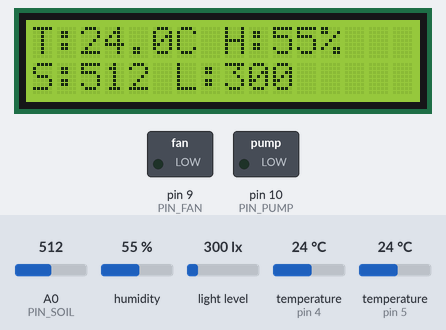
Recording of a program running on a simulated Arduino Uno, built with avr-gcc and run on an emulated ATmega328P. On the bench: 16×2 character LCD, switched loads named in the program (green lamp = pin HIGH). Inputs (shaded band) come from the test bench; at power-on: humidity 55 %, A0 (PIN_SOIL) = 512, light level 300 lx, temperature (sensors on pin 4, pin 5) 24 °C. Pins used as bus, display or sensor lines are not drawn; what the program prints to the serial monitor is not drawn.

Above: at 4.3 s.
4.4 s: humidity set to 77 %
At 9.1 s:
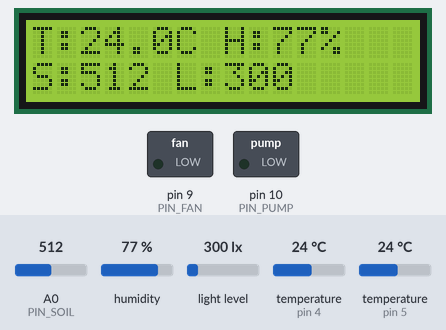
9.4 s: humidity set to 81 %
At 12.4 s:
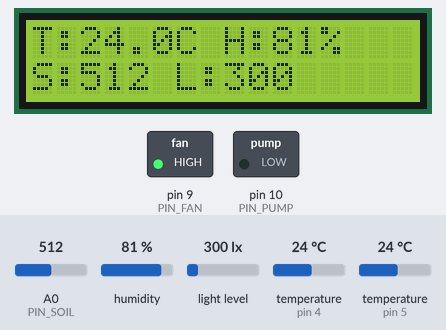
13.4 s: A0 (PIN_SOIL) set to 466
At 14.9 s:
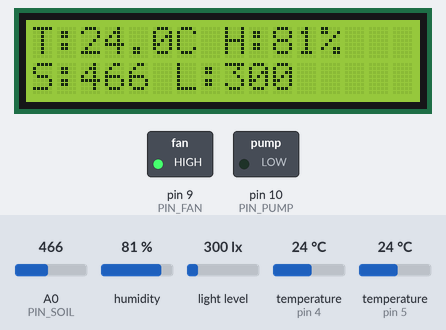
16.2 s: A0 (PIN_SOIL) set to 436
At 19.1 s:
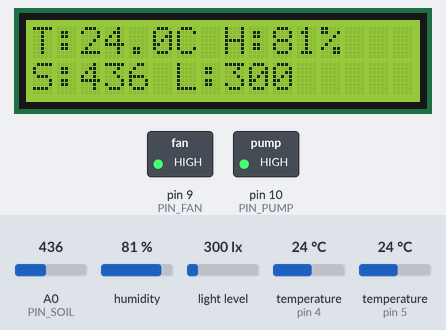
19.4 s: humidity set to 77 %
At 25.1 s:
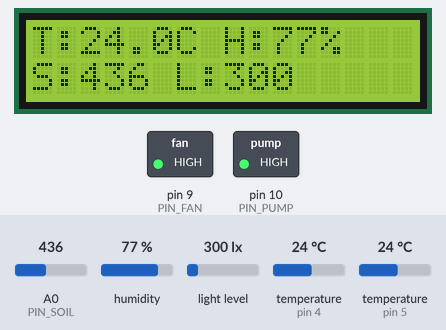
25.4 s: humidity set to 74 %
At 28.2 s:
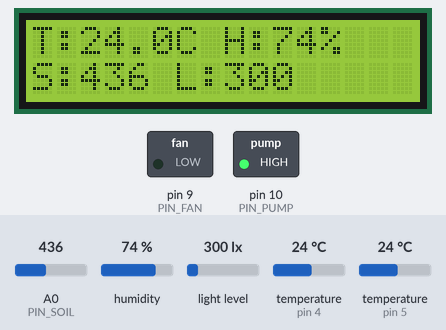
Timing chart, 0 to 51.4 s (numbered marks = the images above; inputs shaded):
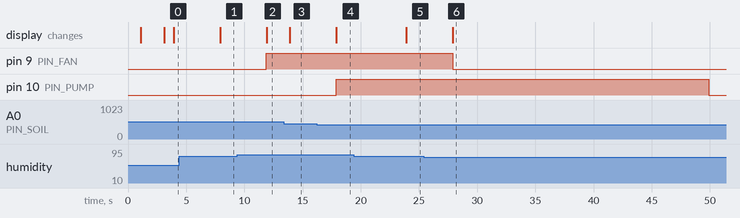

Measured:
- the behaviour switches between 79 and 80 % on humidity (found by bisection; images 1 and 2)
- the behaviour switches between 451 and 450 on A0 (PIN_SOIL) (found by bisection; images 3 and 4)
- the behaviour switches between 76 and 75 % on humidity (found by bisection; images 5 and 6)
- after the input at 4.4 s, the display: changes after 3.5 s (image 1)
- after the input at 9.4 s, pin 9 (PIN_FAN): LOW → HIGH after 2.5 s; the display: changes after 2.5 s (image 2)
- after the input at 13.4 s, the display: changes after 0.51 s (image 3)
- after the input at 16.2 s, pin 10 (PIN_PUMP): LOW → HIGH after 1.7 s; the display: changes after 1.7 s (image 4)
- after the input at 19.4 s, the display: changes after 4.5 s (image 5)
- after the input at 25.4 s, pin 9 (PIN_FAN): HIGH → LOW after 2.5 s; the display: changes after 2.5 s (image 6)

The program:

main.cpp
```cpp
#include <Arduino.h>
#include <Wire.h>
#include <DHT.h>
#include <OneWire.h>
#include <DallasTemperature.h>
#include <BH1750.h>
#include <LiquidCrystal_I2C.h>
#include "config.h"

// ==== Sensors ====
#define DHTTYPE DHT22
DHT dht(PIN_DHT, DHTTYPE);
OneWire oneWire(PIN_ONEWIRE);
DallasTemperature ds18b20(&oneWire);
BH1750 lightMeter(BH1750_ADDRESS);
LiquidCrystal_I2C lcd(LCD_ADDRESS, LCD_COLUMNS, LCD_ROWS);

// ==== State ====
bool fanOn  = false;
bool pumpOn = false;
bool growOn = false;
uint32_t pumpStartMs = 0;
uint32_t lastSensorRead = 0;
uint32_t lastDisplayUpdate = 0;

// ==== Sensor status ====
bool dhtValid = false;
bool ds18b20Valid = false;
bool lightMeterValid = false;
bool lcdValid = false;

// ==== Last valid readings ====
float lastValidTemp = 0.0;
float lastValidHumidity = 0.0;
float lastValidSoilTemp = 0.0;
uint16_t lastValidLux = 0;
int lastValidSoil = 0;

// ==== Control functions ====
void setFan(bool on) {
  if (fanOn != on) {
    fanOn = on;
    digitalWrite(PIN_FAN, on ? HIGH : LOW);
    Serial.print(F("Fan: ")); Serial.println(on ? F("ON") : F("OFF"));
  }
}

void setPump(bool on) {
  if (on && !pumpOn) {
    pumpStartMs = millis();
    Serial.println(F("Pump: START"));
  }
  if (!on && pumpOn) {
    Serial.println(F("Pump: STOP"));
  }
  pumpOn = on;
  digitalWrite(PIN_PUMP, on ? HIGH : LOW);
}

void setGrow(bool on) {
  if (growOn != on) {
    growOn = on;
    digitalWrite(PIN_GROW, on ? HIGH : LOW);
    Serial.print(F("Grow light: ")); Serial.println(on ? F("ON") : F("OFF"));
  }
}

// ==== Sensor reading functions ====
bool readDHT(float &temp, float &humidity) {
  temp = dht.readTemperature();
  humidity = dht.readHumidity();

  if (isnan(temp) || isnan(humidity)) {
    dhtValid = false;
    return false;
  }

  // Validate reasonable ranges
  if (temp < MIN_TEMP || temp > MAX_TEMP || humidity < MIN_HUMIDITY || humidity > MAX_HUMIDITY) {
    dhtValid = false;
    return false;
  }

  dhtValid = true;
  lastValidTemp = temp;
  lastValidHumidity = humidity;
  return true;
}

bool readDS18B20(float &temp) {
  ds18b20.requestTemperatures();
  temp = ds18b20.getTempCByIndex(0);

  if (temp == DEVICE_DISCONNECTED_C) {
    ds18b20Valid = false;
    return false;
  }

  // Validate reasonable range
  if (temp < MIN_SOIL_TEMP || temp > MAX_SOIL_TEMP) {
    ds18b20Valid = false;
    return false;
  }

  ds18b20Valid = true;
  lastValidSoilTemp = temp;
  return true;
}

bool readLightMeter(uint16_t &lux) {
  lux = lightMeter.readLightLevel();

  if (lux == 0xFFFF) { // Error reading
    lightMeterValid = false;
    return false;
  }

  lightMeterValid = true;
  lastValidLux = lux;
  return true;
}

bool readSoilMoisture(int &soilRaw) {
  soilRaw = analogRead(PIN_SOIL);

  // Validate reasonable range (0-1023 for 10-bit ADC)
  if (soilRaw < MIN_ADC_VALUE || soilRaw > MAX_ADC_VALUE) {
    return false;
  }

  lastValidSoil = soilRaw;
  return true;
}

// ==== Control logic functions ====
bool shouldTurnOnFan(float temp, float humidity) {
  // Turn on if temperature OR humidity is too high
  return (temp >= TEMP_ON_THRESHOLD || humidity >= HUMIDITY_ON_THRESHOLD);
}

bool shouldTurnOffFan(float temp, float humidity) {
  // Turn off only if BOTH temperature AND humidity are below thresholds
  return (temp <= TEMP_OFF_THRESHOLD && humidity <= HUMIDITY_OFF_THRESHOLD);
}

bool shouldTurnOnPump(int soilRaw) {
  return (soilRaw > 0 && soilRaw <= SOIL_DRY_THRESHOLD);
}

bool shouldTurnOffPump(int soilRaw) {
  return (soilRaw >= SOIL_WET_THRESHOLD);
}

bool shouldTurnOnGrowLight(uint16_t lux) {
  return (lux > 0 && lux <= LIGHT_LOW_THRESHOLD);
}

bool shouldTurnOffGrowLight(uint16_t lux) {
  return (lux >= LIGHT_HIGH_THRESHOLD);
}

// ==== Display functions ====
void updateDisplay(float temp, float humidity, int soilRaw, uint16_t lux) {
  if (millis() - lastDisplayUpdate < DISPLAY_UPDATE_INTERVAL_MS) return;
  lastDisplayUpdate = millis();

  if (!lcdValid) return;

  lcd.setCursor(0, 0);
  // Temperature display
  lcd.print(F("T:"));
  if (dhtValid) {
    lcd.print(temp, 1);
  } else {
    lcd.print(F("ERR"));
  }
  lcd.print(F("C "));

  // Humidity display
  lcd.print(F("H:"));
  if (dhtValid) {
    lcd.print(humidity, 0);
  } else {
    lcd.print(F("ERR"));
  }
  lcd.print(F("%"));

  lcd.setCursor(0, 1);
  // Soil moisture display
  lcd.print(F("S:"));
  lcd.print(soilRaw);
  lcd.print(F(" "));

  // Light display
  lcd.print(F("L:"));
  if (lightMeterValid) {
    lcd.print(lux);
  } else {
    lcd.print(F("ERR"));
  }
  lcd.print(F("    "));
}

void setupIO() {
  pinMode(PIN_FAN,  OUTPUT);
  pinMode(PIN_PUMP, OUTPUT);
  pinMode(PIN_GROW, OUTPUT);
  pinMode(PIN_SOIL, INPUT);

  // Initialize all outputs to OFF
  setFan(false);
  setPump(false);
  setGrow(false);
}

void setupSensors() {
  // Initialize I2C
  Wire.begin();

  // Initialize DHT
  dht.begin();
  delay(1000); // DHT22 needs time to stabilize

  // Initialize DS18B20
  ds18b20.begin();

  // Initialize light meter
  if (!lightMeter.begin(BH1750::CONTINUOUS_HIGH_RES_MODE)) {
    Serial.println(F("Light meter init failed"));
  }

  // Initialize LCD
  lcd.init();
  lcd.backlight();
  lcdValid = true;

  lcd.setCursor(0, 0);
  lcd.print(F("Smart Greenhouse"));
  lcd.setCursor(0, 1);
  lcd.print(F("Init sensors..."));

  delay(2000);
  lcd.clear();
}

void setup() {
  Serial.begin(SERIAL_BAUD_RATE);
  Serial.println(F("=== Smart Greenhouse System ==="));

  setupIO();
  setupSensors();

  Serial.println(F("System initialized successfully"));
}

void loop() {
  uint32_t currentTime = millis();

  // Read sensors every 2 seconds (DHT22 requirement)
  if (currentTime - lastSensorRead >= SENSOR_READ_INTERVAL_MS) {
    lastSensorRead = currentTime;

    // Read all sensors
    float temp, humidity, soilTemp;
    uint16_t lux;
    int soilRaw;

    bool dhtOk = readDHT(temp, humidity);
    bool ds18b20Ok = readDS18B20(soilTemp);
    bool lightOk = readLightMeter(lux);
    bool soilOk = readSoilMoisture(soilRaw);

    // Use last valid readings if current readings failed
    if (!dhtOk) {
      temp = lastValidTemp;
      humidity = lastValidHumidity;
    }
    if (!ds18b20Ok) {
      soilTemp = lastValidSoilTemp;
    }
    if (!lightOk) {
      lux = lastValidLux;
    }
    if (!soilOk) {
      soilRaw = lastValidSoil;
    }

    // === Control Logic ===

    // Fan control with hysteresis
    if (dhtOk) {
      if (shouldTurnOnFan(temp, humidity)) {
        setFan(true);
      } else if (shouldTurnOffFan(temp, humidity)) {
        setFan(false);
      }
    }

    // Pump control with safety timer
    if (soilOk) {
      if (shouldTurnOnPump(soilRaw) && !pumpOn) {
        setPump(true);
             } else if (shouldTurnOffPump(soilRaw) ||
                  (pumpOn && (currentTime - pumpStartMs > PUMP_MAX_RUNTIME_MS))) {
        setPump(false);
      }
    }

    // Grow light control with hysteresis
    if (lightOk) {
      if (shouldTurnOnGrowLight(lux) && !growOn) {
        setGrow(true);
      } else if (shouldTurnOffGrowLight(lux) && growOn) {
        setGrow(false);
      }
    }

    // Update display
    updateDisplay(temp, humidity, soilRaw, lux);

    // Serial logging
    Serial.print(F("Tair=")); Serial.print(temp);
    Serial.print(F("C  RH=")); Serial.print(humidity);
    Serial.print(F("%  Tds=")); Serial.print(soilTemp);
    Serial.print(F("C  Soil=")); Serial.print(soilRaw);
    Serial.print(F("  Lux=")); Serial.print(lux);
    Serial.print(F(" | Fan=")); Serial.print(fanOn);
    Serial.print(F(" Pump=")); Serial.print(pumpOn);
    Serial.print(F(" Grow=")); Serial.println(growOn);

    // Status indicators
    if (!dhtOk) Serial.println(F("WARNING: DHT sensor error"));
    if (!ds18b20Ok) Serial.println(F("WARNING: DS18B20 sensor error"));
    if (!lightOk) Serial.println(F("WARNING: Light sensor error"));
    if (!soilOk) Serial.println(F("WARNING: Soil sensor error"));
  }
}
```

config.h
```cpp
#ifndef CONFIG_H
#define CONFIG_H

// ==== Pin Configuration ====
constexpr uint8_t PIN_DHT      = 4;         // AM2302/DHT22
constexpr uint8_t PIN_ONEWIRE  = 5;         // DS18B20 (optional)
constexpr uint8_t PIN_SOIL     = A0;        // YL-69 analog
constexpr uint8_t PIN_FAN      = 9;         // Fan (MOSFET/Relay)
constexpr uint8_t PIN_PUMP     = 10;        // Pump
constexpr uint8_t PIN_GROW     = 11;        // Grow LED

// ==== I2C Addresses ====
constexpr uint8_t LCD_ADDRESS  = 0x27;      // LCD I2C address (0x27 or 0x3F)
constexpr uint8_t BH1750_ADDRESS = 0x23;    // BH1750 address (0x23 or 0x5C)

// ==== Control Thresholds ====
// Temperature control (°C)
constexpr float TEMP_ON_THRESHOLD  = 30.0;  // Turn on fan when temp >= this
constexpr float TEMP_OFF_THRESHOLD = 28.0;  // Turn off fan when temp <= this

// Humidity control (%)
constexpr float HUMIDITY_ON_THRESHOLD  = 80.0;  // Turn on fan when humidity >= this
constexpr float HUMIDITY_OFF_THRESHOLD = 75.0;  // Turn off fan when humidity <= this

// Soil moisture control (ADC raw 0-1023)
constexpr int SOIL_DRY_THRESHOLD   = 450;   // Turn on pump when soil <= this (dry)
constexpr int SOIL_WET_THRESHOLD   = 650;   // Turn off pump when soil >= this (wet)

// Light control (lux)
constexpr uint16_t LIGHT_LOW_THRESHOLD  = 1500; // Turn on grow light when lux <= this
constexpr uint16_t LIGHT_HIGH_THRESHOLD = 2000; // Turn off grow light when lux >= this

// ==== Safety Limits ====
constexpr uint32_t PUMP_MAX_RUNTIME_MS = 30UL * 1000UL;  // 30 seconds max pump runtime
constexpr uint32_t SENSOR_READ_INTERVAL_MS = 2000UL;     // 2 seconds between sensor reads
constexpr uint32_t DISPLAY_UPDATE_INTERVAL_MS = 1000UL;  // 1 second display update

// ==== Sensor Validation Ranges ====
// Temperature ranges (°C)
constexpr float MIN_TEMP = -40.0;
constexpr float MAX_TEMP = 80.0;
constexpr float MIN_SOIL_TEMP = -55.0;
constexpr float MAX_SOIL_TEMP = 125.0;

// Humidity range (%)
constexpr float MIN_HUMIDITY = 0.0;
constexpr float MAX_HUMIDITY = 100.0;

// ADC range
constexpr int MIN_ADC_VALUE = 0;
constexpr int MAX_ADC_VALUE = 1023;

// ==== System Configuration ====
constexpr uint32_t SERIAL_BAUD_RATE = 115200;
constexpr uint8_t LCD_COLUMNS = 16;
constexpr uint8_t LCD_ROWS = 2;

// ==== Debug Options ====
constexpr bool ENABLE_DEBUG_PRINTS = true;  // Enable/disable debug messages
constexpr bool ENABLE_SENSOR_VALIDATION = true; // Enable sensor data validation

#endif // CONFIG_H
```
